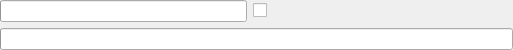
<?xml version="1.0" encoding="UTF-8"?>
<ui version="4.0">
 <class>InvDiffSharpenForm</class>
 <widget class="QWidget" name="InvDiffSharpenForm">
  <property name="geometry">
   <rect>
    <x>0</x>
    <y>0</y>
    <width>513</width>
    <height>50</height>
   </rect>
  </property>
  <layout class="QVBoxLayout" name="MainLayout">
   <property name="leftMargin">
    <number>0</number>
   </property>
   <property name="topMargin">
    <number>0</number>
   </property>
   <property name="rightMargin">
    <number>0</number>
   </property>
   <property name="bottomMargin">
    <number>0</number>
   </property>
   <item>
    <layout class="QHBoxLayout" name="horizontalLayout">
     <item>
      <widget class="ptInput" name="Iterations"/>
     </item>
     <item>
      <widget class="ptCheck" name="OnlyEdges"/>
     </item>
     <item>
      <spacer name="horizontalSpacer">
       <property name="orientation">
        <enum>Qt::Horizontal</enum>
       </property>
       <property name="sizeHint" stdset="0">
        <size>
         <width>1</width>
         <height>1</height>
        </size>
       </property>
      </spacer>
     </item>
    </layout>
   </item>
   <item>
    <widget class="ptInput" name="Amplitude"/>
   </item>
  </layout>
 </widget>
 <customwidgets>
  <customwidget>
   <class>ptCheck</class>
   <extends>QCheckBox</extends>
   <header>ptCheck.h</header>
  </customwidget>
  <customwidget>
   <class>ptInput</class>
   <extends>QProgressBar</extends>
   <header>ptInput.h</header>
  </customwidget>
 </customwidgets>
 <resources/>
 <connections/>
</ui>
